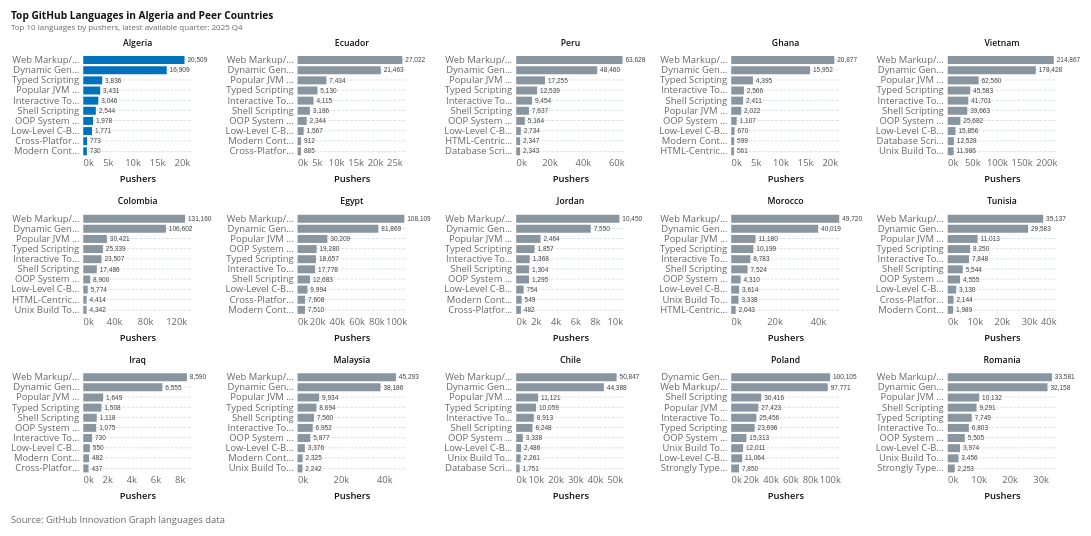

Write notebook code for a chart like this one.
### Code cell
languages = (
    pd.read_csv(GITHUB_DIR / "languages.csv")
    .loc[lambda d: d["iso2_code"].isin(PEER_CODES)]
    .assign(
        quarter_start=lambda d: pd.PeriodIndex(
            d["year"].astype(str) + "Q" + d["quarter"].astype(str), freq="Q"
        ).to_timestamp(),
        country_name=lambda d: d["iso2_code"].map(COUNTRY_NAMES),
    )
)
languages['cluster'] = languages['language'].map(clusters.set_index('Language')['Cluster Name'])
languages = languages.groupby(["iso2_code", "country_name", "cluster", 'quarter_start', 'year', 'quarter'])['num_pushers'].sum().reset_index()
latest_language_quarter = languages["quarter_start"].max()
latest_language_rows = languages.loc[languages["quarter_start"] == latest_language_quarter].copy()
latest_language_label = (
    f"{latest_language_rows['year'].iloc[0]} Q{latest_language_rows['quarter'].iloc[0]}"
)

top_languages = (
    latest_language_rows
    .sort_values(["country_name", "num_pushers"], ascending=[True, False])
    .groupby("iso2_code", as_index=False, group_keys=False)
    .head(10)
    .assign(
        rank=lambda d: d.groupby("iso2_code")["num_pushers"].rank(method="first", ascending=False).astype(int),
        num_pushers_label=lambda d: d["num_pushers"].map(lambda v: f"{v:,.0f}"),
    )
)

language_bars = (
    alt.Chart(top_languages)
    .mark_bar(size=11)
    .encode(
        x=alt.X("num_pushers:Q", title="Pushers", axis=alt.Axis(format="~s")),
        y=alt.Y(
            "cluster:N",
            sort=alt.SortField(field="rank", order="ascending"),
            title=None,
            axis=alt.Axis(labelLimit=95),
        ),
        color=alt.condition(
            alt.datum.iso2_code == COUNTRY_CODE,
            alt.value(ALGERIA_COLOR),
            alt.value("#8A969F"),
        ),
        tooltip=[
            alt.Tooltip("country_name:N", title="Country"),
            alt.Tooltip("cluster:N", title="Cluster"),
            alt.Tooltip("cluster:N", title="Type"),
            alt.Tooltip("num_pushers:Q", title="Pushers", format=","),
        ],
    )
)
language_labels = (
    alt.Chart(top_languages)
    .mark_text(align="left", baseline="middle", dx=4, fontSize=9, color="#444")
    .encode(
        x=alt.X("num_pushers:Q"),
        y=alt.Y(
            "cluster:N",
            sort=alt.SortField(field="rank", order="ascending"),
            title=None,
        ),
        text="num_pushers_label:N",
    )
)

languages_chart = (
    (language_bars + language_labels)
    .properties(width=150, height=140)
    .facet(
        facet=alt.Facet(
            "country_name:N",
            title=None,
            sort=[COUNTRY_NAMES[code] for code in PEER_CODES],
            header=alt.Header(labelFontSize=12, labelFontWeight=600),
        ),
        columns=5,
    )
    .resolve_scale(x="independent", y="independent")
    .properties(
        title=alt.Title(
            text="Top GitHub Languages in Algeria and Peer Countries",
            subtitle=f"Top 10 languages by pushers, latest available quarter: {latest_language_label}",
            fontSize=14,
            subtitleFontSize=11,
            offset=10,
        )
    )
)

attaviz.add_caption(languages_chart, "Source: GitHub Innovation Graph languages data")

### Figure 1 — Vega-Lite specification as saved in the notebook (floating-point values rounded to 4 significant figures; data arrays with more than 128 entries replaced by an {"elided": "..."} marker saying what was removed)
{"config": {"background": "white", "padding": 15, "mark": {"tooltip": true}, "point": {"filled": true, "size": 60, "stroke": "white", "strokeWidth": 1}, "circle": {"filled": true, "stroke": "white", "strokeWidth": 1}, "square": {"filled": true, "stroke": "white", "strokeWidth": 1}, "line": {"strokeWidth": 4, "strokeCap": "round", "strokeJoin": "round"}, "bar": {"cornerRadiusEnd": 0}, "area": {"opacity": 0.7}, "arc": {"stroke": "white", "strokeWidth": 1}, "rect": {"stroke": "#8A969F", "strokeWidth": 0.5}, "geoshape": {"stroke": "#666666", "strokeWidth": 0.3, "strokeJoin": "round", "strokeCap": "round"}, "title": {"font": "Open Sans, sans-serif", "fontSize": 18, "fontWeight": 700, "lineHeight": 22, "color": "#111111", "anchor": "start", "offset": 21, "subtitleFont": "Open Sans, sans-serif", "subtitleFontSize": 15, "subtitleFontWeight": 400, "subtitleLineHeight": 18, "subtitleColor": "#666666", "subtitlePadding": 3}, "axis": {"domain": false, "grid": true, "gridColor": "#CED4DE", "gridDash": [4, 2], "gridWidth": 1, "labelFont": "Open Sans, sans-serif", "labelFontSize": 13, "labelFontWeight": 400, "labelColor": "#666666", "labelPadding": 3, "tickColor": "#CED4DE", "tickSize": 5, "tickCount": 5, "titleFont": "Open Sans, sans-serif", "titleFontSize": 13, "titleFontWeight": 600, "titleColor": "#111111", "titlePadding": 9}, "axisX": {"grid": false, "tickSize": 0, "labelAngle": 0}, "axisY": {"domain": false, "ticks": false, "gridColor": "#CED4DE", "gridDash": [4, 2], "gridWidth": 1}, "axisQuantitative": {"tickCount": 5}, "axisBand": {"labelPadding": 6, "tickSize": 0}, "axisTemporal": {"grid": false}, "legend": {"labelFont": "Open Sans, sans-serif", "labelFontSize": 13, "labelFontWeight": 600, "labelColor": "#111111", "titleFont": "Open Sans, sans-serif", "titleFontSize": 13, "titleFontWeight": 600, "titleColor": "#111111", "titlePadding": 3, "symbolSize": 196, "symbolStrokeWidth": 0, "padding": 15, "offset": 21, "columnPadding": 21, "orient": "bottom", "labelLimit": 200, "titleLimit": 200}, "view": {"stroke": null, "continuousWidth": 600, "continuousHeight": 400}, "range": {"category": ["#34A7F2", "#FF9800", "#664AB6", "#4EC2C0", "#F3578E", "#081079", "#0C7C68", "#AA0000", "#DDDA21"], "diverging": ["#920000", "#BD6126", "#E3A763", "#EFEFEF", "#80BDE7", "#3587C3", "#025288"], "heatmap": ["#E3F6FD", "#75CCEC", "#089BD4", "#0169A1", "#023B6F"], "ordinal": ["#E3F6FD", "#75CCEC", "#089BD4", "#0169A1", "#023B6F"], "ramp": ["#E3F6FD", "#75CCEC", "#089BD4", "#0169A1", "#023B6F"]}, "scale": {"bandPaddingInner": 0.2, "bandPaddingOuter": 0.1, "pointPadding": 0.5}, "header": {"labelFont": "Open Sans, sans-serif", "labelFontSize": 13, "labelFontWeight": 600, "labelColor": "#111111", "titleFont": "Open Sans, sans-serif", "titleFontSize": 15, "titleFontWeight": 600, "titleColor": "#111111"}, "concat": {"spacing": 18}, "facet": {"spacing": 18}, "selection": {"point": {"on": "click", "clear": "dblclick"}, "interval": {"mark": {"fill": "#0071BC", "fillOpacity": 0.15, "stroke": "#0071BC", "strokeWidth": 1}}}}, "vconcat": [{"facet": {"field": "country_name", "header": {"labelFontSize": 12, "labelFontWeight": 600}, "sort": ["Algeria", "Ecuador", "Peru", "Ghana", "Vietnam", "Colombia", "Egypt", "Jordan", "Morocco", "Tunisia", "Iraq", "Malaysia", "Chile", "Poland", "Romania"], "title": null, "type": "nominal"}, "spec": {"layer": [{"mark": {"type": "bar", "size": 11}, "encoding": {"color": {"condition": {"test": "(datum.iso2_code === 'DZ')", "value": "#0071BC"}, "value": "#8A969F"}, "tooltip": [{"field": "country_name", "title": "Country", "type": "nominal"}, {"field": "cluster", "title": "Cluster", "type": "nominal"}, {"field": "cluster", "title": "Type", "type": "nominal"}, {"field": "num_pushers", "format": ",", "title": "Pushers", "type": "quantitative"}], "x": {"axis": {"format": "~s"}, "field": "num_pushers", "title": "Pushers", "type": "quantitative"}, "y": {"axis": {"labelLimit": 95}, "field": "cluster", "sort": {"field": "rank", "order": "ascending"}, "title": null, "type": "nominal"}}}, {"mark": {"type": "text", "align": "left", "baseline": "middle", "color": "#444", "dx": 4, "fontSize": 9}, "encoding": {"text": {"field": "num_pushers_label", "type": "nominal"}, "x": {"field": "num_pushers", "type": "quantitative"}, "y": {"field": "cluster", "sort": {"field": "rank", "order": "ascending"}, "title": null, "type": "nominal"}}}], "height": 140, "width": 150}, "columns": 5, "resolve": {"scale": {"x": "independent", "y": "independent"}}, "title": {"text": "Top GitHub Languages in Algeria and Peer Countries", "fontSize": 14, "offset": 10, "subtitle": "Top 10 languages by pushers, latest available quarter: 2025 Q4", "subtitleFontSize": 11}}], "data": {"name": "data-cd49a4af7a90ab69d20f20ebc6ec8113"}, "title": {"text": "Source: GitHub Innovation Graph languages data", "anchor": "start", "color": "#666666", "font": "Open Sans, sans-serif", "fontSize": 13, "fontWeight": 400, "lineHeight": 20, "offset": 21, "orient": "bottom"}, "$schema": "https://vega.github.io/schema/vega-lite/v6.1.0.json", "datasets": {"data-cd49a4af7a90ab69d20f20ebc6ec8113": {"elided": "150 records"}}}
